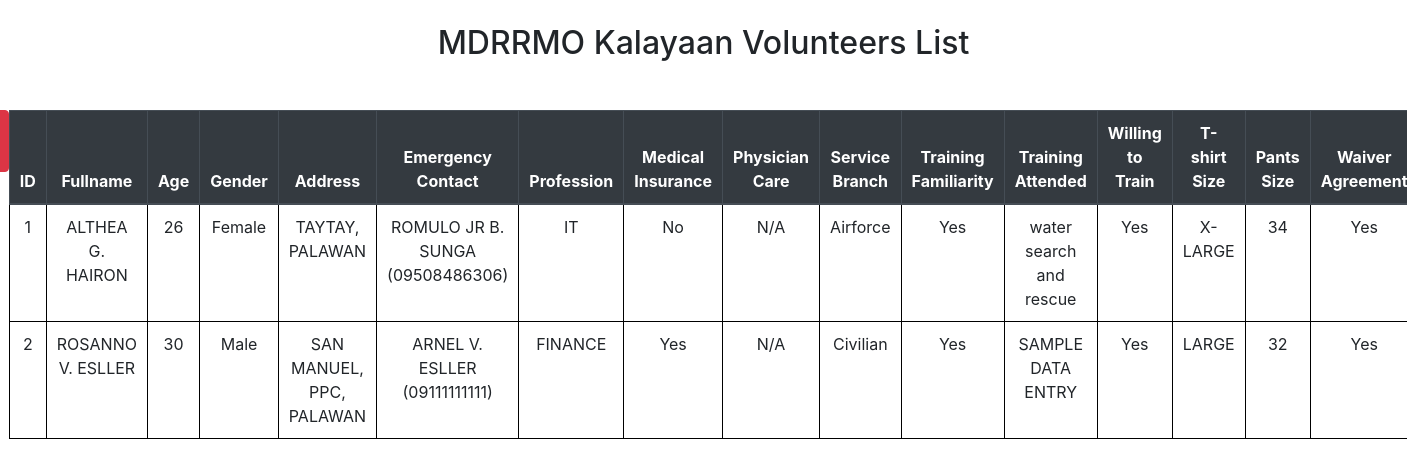
/manage_volunteers.php (signed in), run on the app's committed database.
### tables this page shows
CREATE TABLE `volunteers` (
  `id` int(11) UNSIGNED NOT NULL,
  `fullname` varchar(100) NOT NULL,
  `age` int(11) NOT NULL,
  `gender` varchar(11) NOT NULL,
  `address` varchar(255) NOT NULL,
  `emergency_contact_name` varchar(255) NOT NULL,
  `emergency_contact_phone` varchar(11) NOT NULL,
  `profession` varchar(100) NOT NULL,
  `medical_insurance` varchar(5) NOT NULL,
  `physician_care` varchar(100) NOT NULL,
  `service_branch` varchar(20) NOT NULL,
  `bls_familiarity` varchar(5) NOT NULL,
  `training_attended` text NOT NULL,
  `willing_to_train` varchar(10) NOT NULL,
  `tshirt_size` varchar(10) NOT NULL,
  `pants_size` varchar(10) NOT NULL,
  `waiver_agreement` tinyint(1) NOT NULL,
  `registration_date` timestamp NOT NULL DEFAULT current_timestamp()
);

### manage_volunteers.php (the view, shortened to what this page needs)
<?php
$servername = "localhost";
$username = "root";
$password = "";
$dbname = "volunteer_db";
$conn = new mysqli($servername, $username, $password, $dbname);
$sql = "SELECT * FROM volunteers";
$result = $conn->query($sql);
?>
<!DOCTYPE html>
<html lang="en">
<head>
    <link rel="stylesheet" href="https://maxcdn.bootstrapcdn.com/bootstrap/4.5.2/css/bootstrap.min.css">
</head>
<body>
    <br>
<h2 class="text-center">MDRRMO Kalayaan Volunteers List</h2>
<div class="d-flex justify-content-center mt-5">
    <div class="container">
        <div class="text-left mb-3">
            <button onclick="downloadPDF()" class="btn btn-danger">Download list</button>
        </div>
        <?php if ($result->num_rows > 0): ?>
            <table class="table table-bordered table-hover">
                <thead class="thead-dark">
                    <tr>
                        <th>ID</th>
                        <th>Fullname</th>
                        <th>Age</th>
                        <th>Gender</th>
                        <th>Address</th>
                        <th>Emergency Contact</th>
                        <th>Profession</th>
                        <th>Medical Insurance</th>
                        <th>Physician Care</th>
                        <th>Service Branch</th>
                        <th>Training Familiarity</th>
                        <th>Training Attended</th>
                        <th>Willing to Train</th>
                        <th>T-shirt Size</th>
                        <th>Pants Size</th>
                        <th>Waiver Agreement</th>
                    </tr>
                </thead>
                <tbody>
                    <?php while ($row = $result->fetch_assoc()): ?>
                        <tr>
                            <td><?php echo $row['id']; ?></td>
                            <td><?php echo $row['fullname']; ?></td>
                            <td><?php echo $row['age']; ?></td>
                            <td><?php echo $row['gender']; ?></td>
                            <td><?php echo $row['address']; ?></td>
                            <td><?php echo $row['emergency_contact_name'] . " (" . $row['emergency_contact_phone'] . ")"; ?></td>
                            <td><?php echo $row['profession']; ?></td>
                            <td><?php echo $row['medical_insurance']; ?></td>
                            <td><?php echo $row['physician_care']; ?></td>
                            <td><?php echo $row['service_branch']; ?></td>
                            <td><?php echo $row['bls_familiarity']; ?></td>
                            <td><?php echo $row['training_attended']; ?></td>
                            <td><?php echo $row['willing_to_train']; ?></td>
                            <td><?php echo $row['tshirt_size']; ?></td>
                            <td><?php echo $row['pants_size']; ?></td>
                            <td><?php echo $row['waiver_agreement'] ? "Yes" : "No"; ?></td>
                        </tr>
                    <?php endwhile; ?>
                </tbody>
            </table>
        <?php else: ?>
            <p>No volunteers found.</p>
        <?php endif; ?>
    </div>
        </div>
    <br>
    <br>
</body>
</html>

### manage_volunteers.php (style rules this page uses)
.table { width: 100%; table-layout: auto; border-collapse: collapse; }
.table, .table th, .table td { border: 1px solid black; }
.table th, .table td { padding: 10px; text-align: center; }
.thead-dark th { background-color: #343a40; color: white; }
.container { max-width: 600px; height: 100%; display: flex; justify-content: center; }

### data on the page
volunteers: id "1", fullname "ALTHEA G. HAIRON", age "26", gender "Female", address "TAYTAY, PALAWAN", emergency_contact_name "ROMULO JR B. SUNGA", emergency_contact_phone "09508486306", profession "IT", medical_insurance "No", physician_care "N/A", service_branch "Airforce", bls_familiarity "Yes", training_attended "water search and rescue", willing_to_train "Yes", tshirt_size "X-LARGE", pants_size "34", waiver_agreement "Yes"
volunteers: id "2", fullname "ROSANNO V. ESLLER", age "30", gender "Male", address "SAN MANUEL, PPC, PALAWAN", emergency_contact_name "ARNEL V. ESLLER", emergency_contact_phone "09111111111", profession "FINANCE", medical_insurance "Yes", physician_care "N/A", service_branch "Civilian", bls_familiarity "Yes", training_attended "SAMPLE DATA ENTRY", willing_to_train "Yes", tshirt_size "LARGE", pants_size "32", waiver_agreement "Yes"
